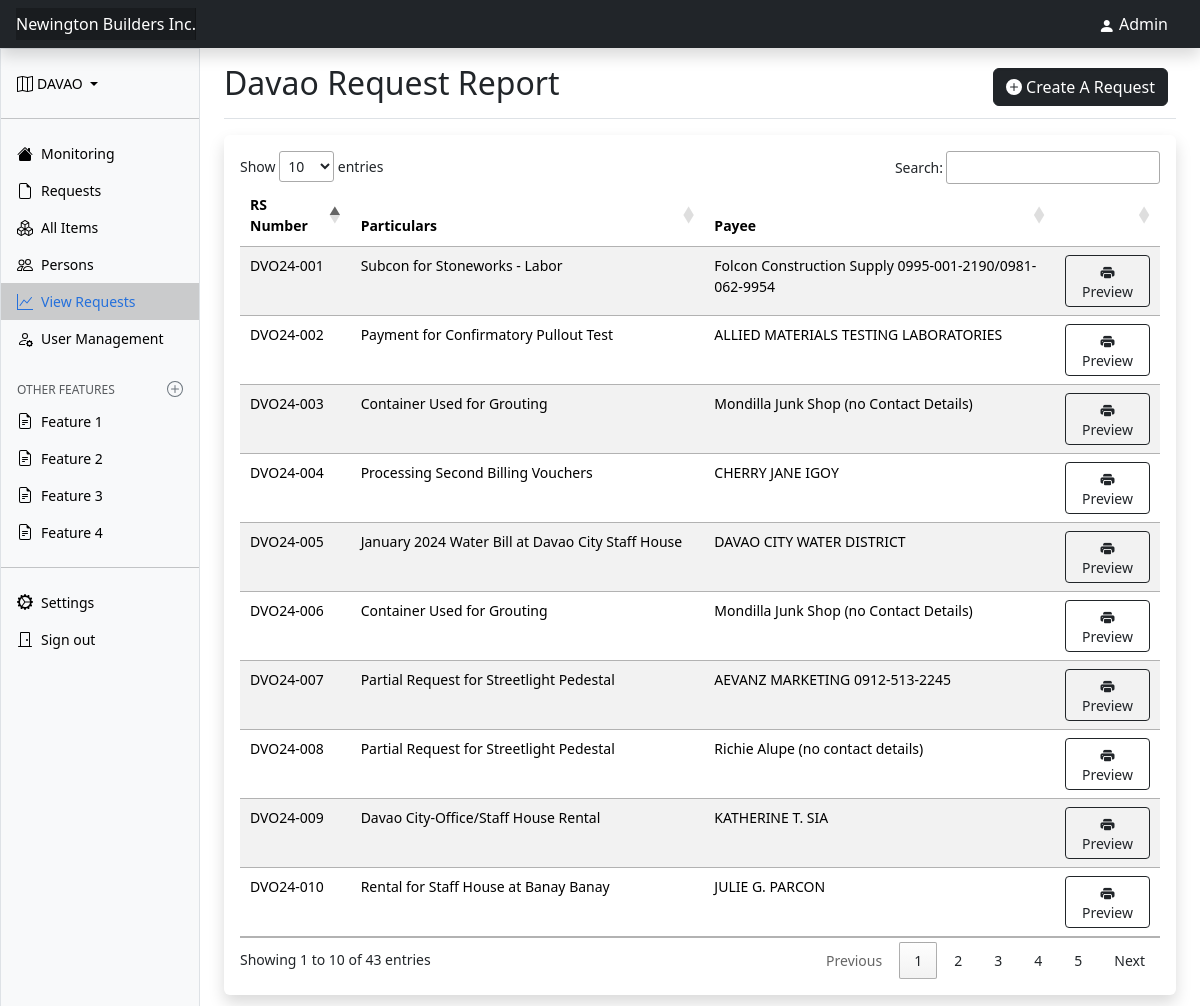
Page /davao/list_view_reports/ (signed in) on the committed database.
### davao_requests/models.py (models this page shows)
class DavaoRequestHeader(models.Model):
    user = models.ForeignKey(User, on_delete=models.CASCADE)
    rs_number = models.CharField(max_length=16, primary_key=True)
    particulars = models.CharField(max_length=100)
    payee = models.CharField(max_length=70, blank=True, null=True)
    project = models.CharField(max_length=150)
    urgent = models.BooleanField()
    note = models.CharField(max_length=165, null=True, blank=True)
    date_requested = models.DateField()
    date_needed = models.DateField()
    last_modified = models.DateField(auto_now_add=True)
    created = models.DateField(auto_now=True)

### davao_requests/views.py (the view)
# urls.py: path('list_view_reports/', views.list_view_report, name='list_view_reports'),
def list_view_report(request):
    if request.user.is_authenticated:
        req = DavaoRequestHeader.objects.all()
        return render(request, 'main/actions/print_reports.html', {'req':req, 'title':'Davao'})
    else:
        return redirect('login')

### davao_requests/forms.py
class DavaoRequestHeaderForm(forms.ModelForm):
    class Meta:
        model = DavaoRequestHeader
        fields = [
            'rs_number',
            'payee',
            'particulars',
            'project',
            'urgent',
            'note',
            'date_requested',
            'date_needed'
        ]
    rs_number = forms.CharField(widget=forms.TextInput(attrs={'class':'form-control'}))
    particulars = forms.CharField(widget=forms.TextInput(attrs={'class':'form-control'}))
    payee = forms.CharField(widget=forms.TextInput(attrs={'class':'form-control'}), required=False)
    project = forms.CharField(widget=forms.TextInput(attrs={'class':'form-control','max_length':'"100"'}))
    note = forms.CharField(widget=forms.TextInput(attrs={'class':'form-control'}), required=False)
    date_requested = forms.DateField(widget=forms.DateInput(attrs={'class':'form-control', 'type':'date', 'autocomplete':'off'}))
    date_needed = forms.DateField(widget=forms.DateInput(attrs={'class':'form-control', 'type':'date', 'autocomplete':'off'}))

### davao_requests/templatetags/davao_tags.py (called while the page is built)
@register.inclusion_tag('main/actions/modals/modal_add_requestForm.html')
def renderAddRequestForm():
    rs_number = f"DVO{str(timezone.now().year)[2:]}-"
    try:
        idx = DavaoRequestHeader.objects.all()
        rs_number += str(len(idx)+1).zfill(3)
    except:
        rs_number += str(1).zfill(3)
    form = DavaoRequestHeaderForm(initial={'rs_number':rs_number})
    return {'form':form, 'title':'Davao'}

### main/templates/main/actions/print_reports.html (shortened to what this page needs)
{% extends 'main/base.html' %}
{% block content-title %} {{title}} Request Report {% endblock %}
{% block content %}
<div class="table-responsive small rounded shadow p-3 mb-3">
    <table class="table table-striped table-sm table-hover" id="reports-data-table">
        <thead>
            <tr>
                <th>RS Number</th>
                <th>Particulars</th>
                <th>Payee</th>
                <th></th>
            </tr>
        </thead>
        <tbody>
            {% for r in req %}
            <tr>
                <td>{{r.rs_number}}</td>
                <td>{{r.particulars}}</td>
                <td>{{r.payee}}</td>
                <td class="text-center">
                    {% if title == 'Davao' %}
                    <a href="{% url 'davao_rsView' r.rs_number %}" role="button"
                        class="btn btn-outline-dark btn-sm">
                        <i class="bi bi-printer-fill"></i>
                        Preview
                    </a>
                    {% endif %}
                </td>
            </tr>
            {% endfor %}
        </tbody>
    </table>
</div>
{% endblock %}

### main/templates/main/header.html (shortened to what this page needs)
<header class="navbar sticky-top bg-dark flex-md-nowrap px-3 shadow" data-bs-theme="light">
  <div>
    <a class="navbar-brand col-md-3 col-lg-2 me-0  fs-6 text-white" href="#">Newington Builders Inc.</a>
  </div>
  <div class="mx-3 mb-0 text-white py-1 align-middle">
    <i class="bi bi-person-fill text-white"></i>
    {{user.username|title}}
  </div>
</header>

### main/static/main/css/dashboard.css (style rules this page uses)
.bi { display: inline-block; width: 1rem; height: 1rem; }
.navbar-brand { padding-top: .75rem; padding-bottom: .75rem; background-color: rgba(0, 0, 0, .25); box-shadow: inset -1px 0 0 rgba(0, 0, 0, .25); }

### main/templates/main/base.html (style rules this page uses)
.bi { vertical-align: -.125em; fill: currentColor; }

### rows in the picture
DavaoRequestHeader: rs_number "DVO24-001", particulars "Subcon for Stoneworks - Labor", payee "Folcon Construction Supply 0995-001-2190/0981-062-9954"
DavaoRequestHeader: rs_number "DVO24-002", particulars "Payment for Confirmatory Pullout Test", payee "ALLIED MATERIALS TESTING LABORATORIES"
DavaoRequestHeader: rs_number "DVO24-003", particulars "Container Used for Grouting", payee "Mondilla Junk Shop (no Contact Details)"
DavaoRequestHeader: rs_number "DVO24-004", particulars "Processing Second Billing Vouchers", payee "CHERRY JANE IGOY"
DavaoRequestHeader: rs_number "DVO24-005", particulars "January 2024 Water Bill at Davao City Staff House", payee "DAVAO CITY WATER DISTRICT"
DavaoRequestHeader: rs_number "DVO24-006", particulars "Container Used for Grouting", payee "Mondilla Junk Shop (no Contact Details)"
DavaoRequestHeader: rs_number "DVO24-007", particulars "Partial Request for Streetlight Pedestal", payee "AEVANZ MARKETING 0912-513-2245"
DavaoRequestHeader: rs_number "DVO24-008", particulars "Partial Request for Streetlight Pedestal", payee "Richie Alupe (no contact details)"
DavaoRequestHeader: rs_number "DVO24-009", particulars "Davao City-Office/Staff House Rental", payee "KATHERINE T. SIA"
DavaoRequestHeader: rs_number "DVO24-010", particulars "Rental for Staff House at Banay Banay", payee "JULIE G. PARCON"

### other values in the picture
{{ user.username|title }} "Admin"
{{ title|upper }} "DAVAO"
{{ title }} "Davao"
